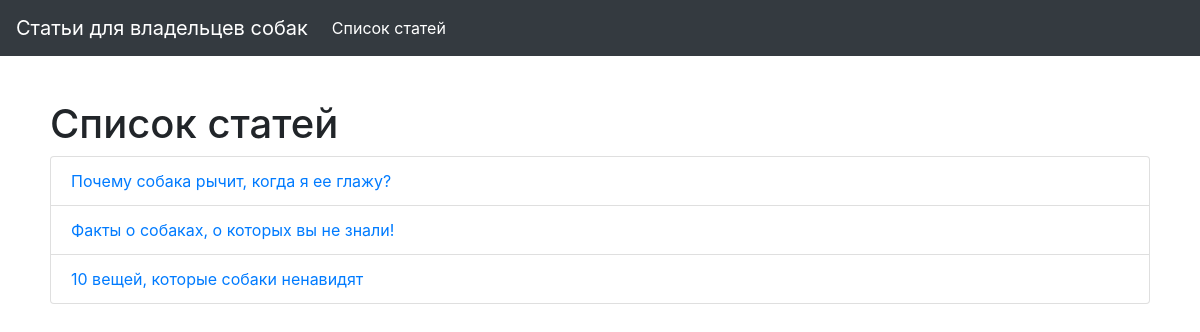
The page / on the database its author committed.
### tables this page shows
CREATE TABLE `advices` (
  `id` int(11) NOT NULL,
  `name` varchar(255) NOT NULL,
  `description` text NOT NULL,
  `rate` int(11) NOT NULL DEFAULT 0
);

### libs/write_html.php (called while the page is built)
<?php
function write_html ($title, $body){
	$str = file_get_contents("templates/base.html");
	$str = str_replace(array("{{title}}", "{{body}}"),array($title, $body), $str);
	return $str;
}

### index.php (the view, shortened to what this page needs)
<?php
include('libs/write_html.php');
$mysqli = connect();
$body = "<h1>Список статей</h1><ul class=\"list-group\">";
$res = $mysqli->query("SELECT * FROM advices");
while ($row = $res->fetch_assoc()) {
	$body .=
	<<<EOF
	<li class="list-group-item"><a href = "advices.php?id={$row["id"]}">
		{$row["name"]} </a></li>
	EOF;
	}
$body.="</ul>";
print(write_html("список статей",$body));

### rows shown on the page
advices: name "Почему собака рычит, когда я ее глажу?"
advices: name "Факты о собаках, о которых вы не знали!"
advices: name "10 вещей, которые собаки ненавидят"

### other values the page prints
write_html("список статей",$body) "Статьи для владельцев собак Список статей"
